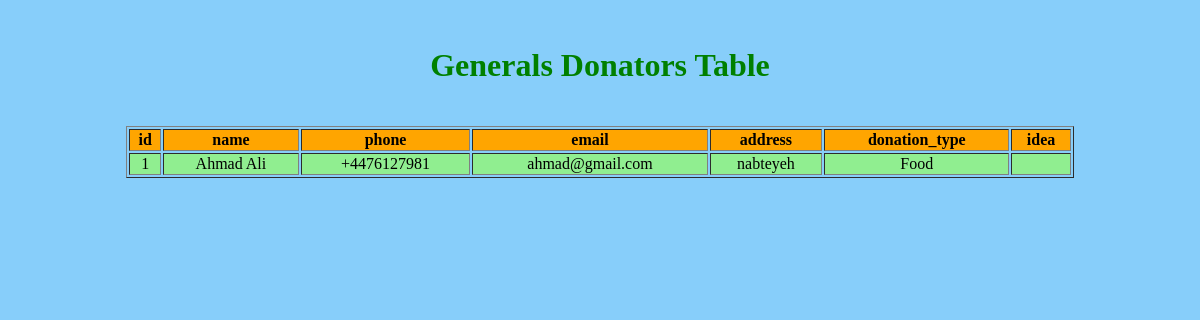
Screenshot of /get_general_donation.php with the database file from the repository.
### tables this page shows
CREATE TABLE `general_donation` (
  `id` int(11) NOT NULL,
  `name` varchar(25) NOT NULL,
  `phone` varchar(25) NOT NULL,
  `email` varchar(25) NOT NULL,
  `address` varchar(25) NOT NULL,
  `donation_type` varchar(25) NOT NULL,
  `idea` varchar(200) NOT NULL
);

### get_general_donation.php (the view, shortened to what this page needs)
<!DOCTYPE html>
<html>
<head>
</head>
<body>
<?php
include("dbconnect.php");
 $getdonator="select *  from general_donation ";
$resultarray=mysqli_query($conn, $getdonator);
?>
	<table border="1" align="center">
		<tr><th>id</th><th>name</th><th>phone</th><th>email</th><th>address</th><th>donation_type</th><th>idea</th></tr>
<?php
echo "<br><h1>Generals Donators Table</h1>";
while($row=mysqli_fetch_array($resultarray)){
echo "	<tr>
<td>".$row['id']."</td>
<td>".$row['name']."</td>
<td>".$row['phone']."</td>
<td>".$row['email']."</td>
<td>".$row['address']."</td>
<td>".$row['donation_type']."</td>
<td>".$row['idea']."</td>
</tr>";
}
 ?>
	</table>
</body>
</html>

### get_general_donation.php (style rules this page uses)
table th { background-color:orange; }
table td { background-color: lightgreen; }
table { text-align: center; width: 80%; }
table { text-align: center; width: 80%; margin-top: 3.5%; border-style: color: gold; border: 3px solid color: gold; }
body { background-color: lightskyblue; }
h1 { text-align: center; color: green; }

### rows the page displays
general_donation: id "1", name "Ahmad Ali", phone "+4476127981", email "ahmad@gmail.com", address "nabteyeh", donation_type "Food"
